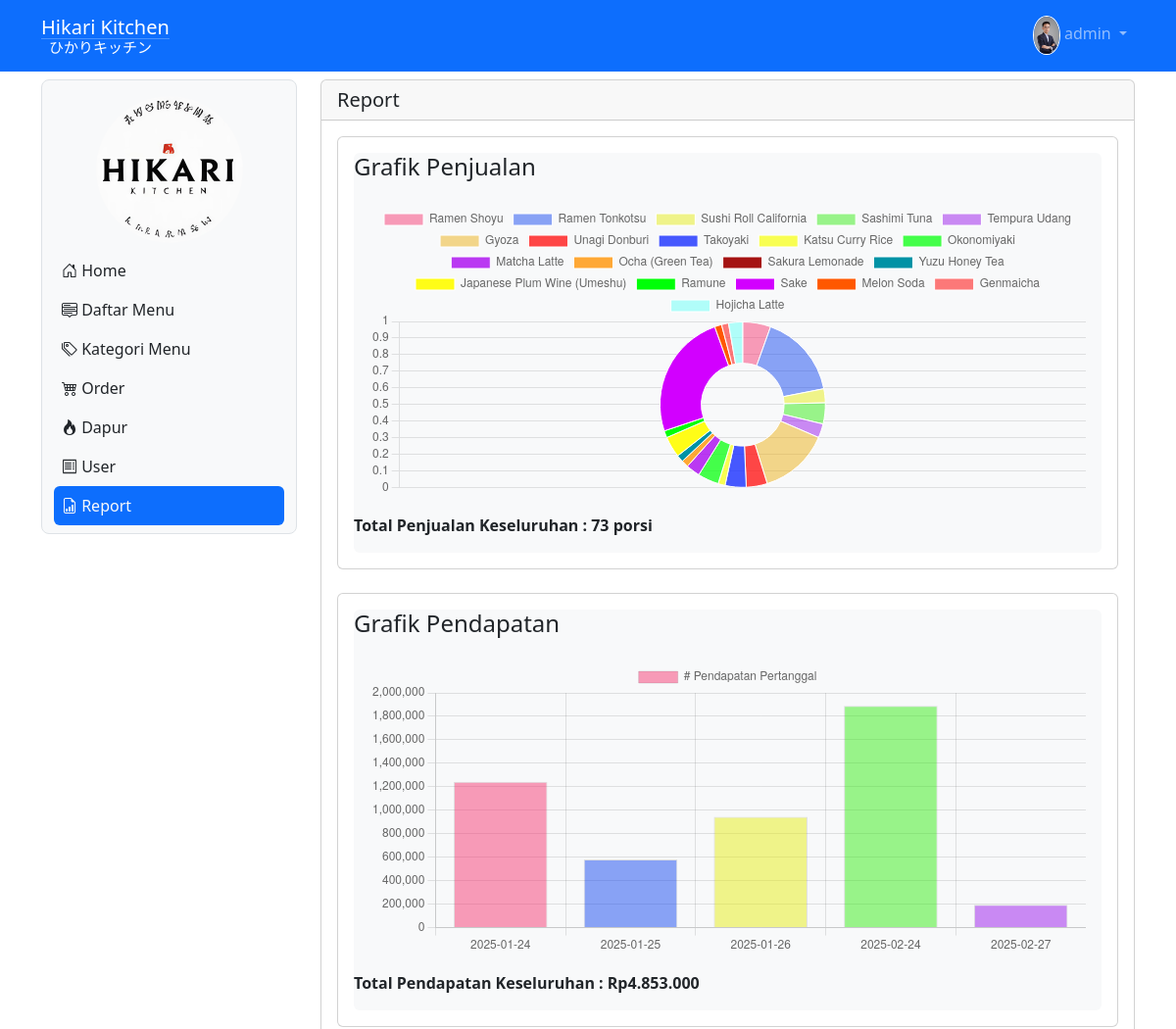
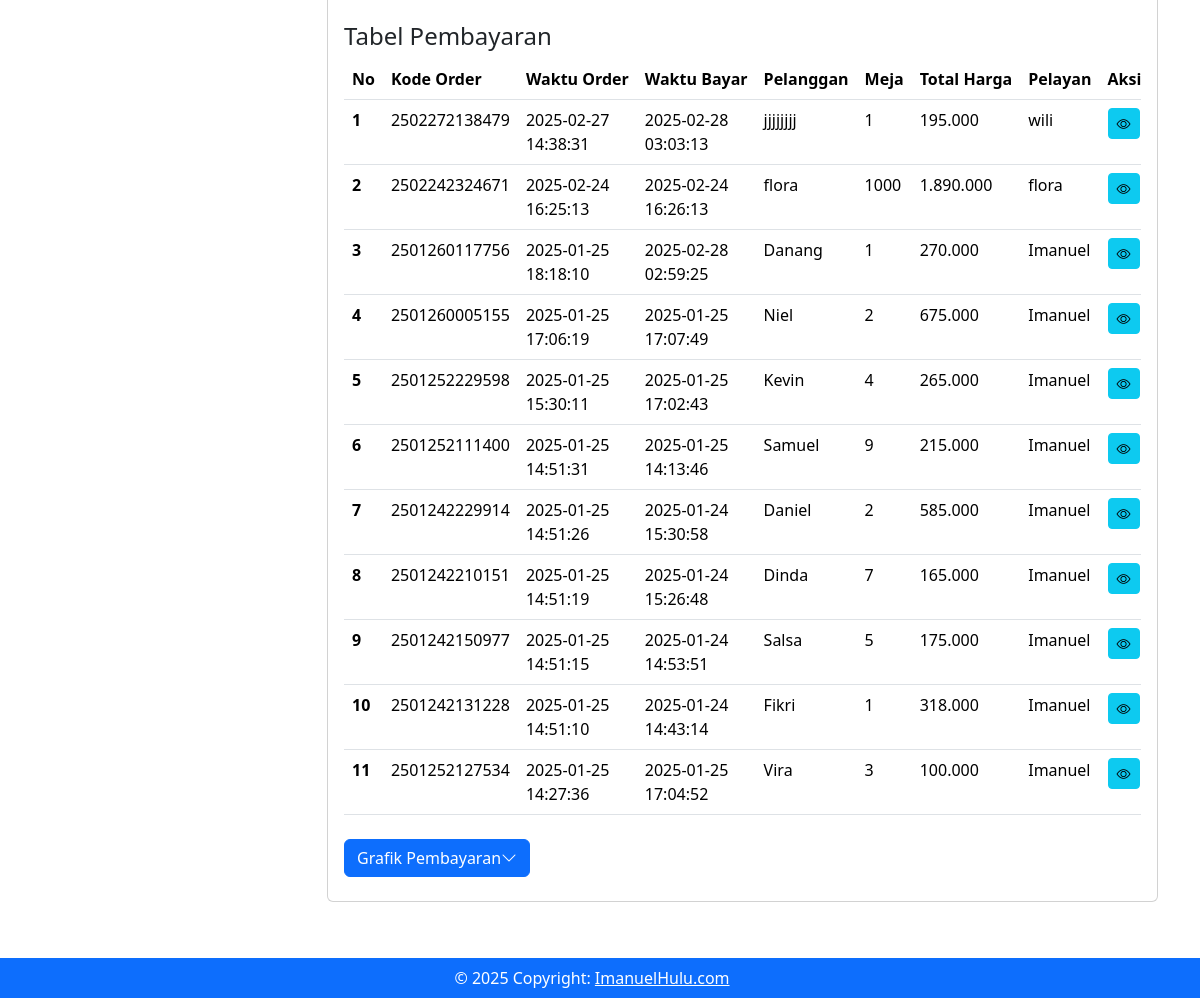
The page /report (signed in) on the database its author committed (2 pictures, top to bottom).
### tables this page shows
CREATE TABLE `tbl_user` (
  `id` int(11) NOT NULL,
  `nama` varchar(200) NOT NULL,
  `username` varchar(200) NOT NULL,
  `level` int(1) NOT NULL,
  `nohp` varchar(15) NOT NULL,
  `alamat` varchar(200) NOT NULL,
  `password` varchar(200) NOT NULL,
  `gambar` varchar(200) NOT NULL
);

CREATE TABLE `tbl_order` (
  `id_order` bigint(20) NOT NULL,
  `pelanggan` varchar(200) NOT NULL,
  `meja` int(11) NOT NULL,
  `id` int(11) NOT NULL,
  `tanggal_order` date NOT NULL DEFAULT current_timestamp(),
  `waktu_order` timestamp NOT NULL DEFAULT current_timestamp() ON UPDATE current_timestamp(),
  `status_pembayaran` varchar(100) NOT NULL
);

CREATE TABLE `tbl_bayar` (
  `id_bayar` bigint(20) NOT NULL,
  `nominal_uang` decimal(10,2) NOT NULL,
  `total_harga` decimal(10,2) NOT NULL,
  `kembalian` decimal(10,2) NOT NULL,
  `tanggal_bayar` date NOT NULL DEFAULT current_timestamp(),
  `waktu_bayar` timestamp NOT NULL DEFAULT current_timestamp() ON UPDATE current_timestamp()
);

### report.php (the view, shortened to what this page needs)
<?php
include('proses/connect.php');
$query = mysqli_query($conn, "SELECT tbl_order.*, tbl_user.*, tbl_bayar.*, SUM(harga*jumlah) as total_harga FROM tbl_order
LEFT JOIN tbl_user ON tbl_order.id = tbl_user.id
LEFT JOIN tbl_list_order ON tbl_list_order.id_order = tbl_order.id_order
LEFT JOIN tbl_daftar_menu ON tbl_list_order.id_menu = tbl_daftar_menu.id_menu
JOIN tbl_bayar ON tbl_order.id_order = tbl_bayar.id_bayar
GROUP BY id_order
ORDER BY waktu_order DESC");
$result = [];
while ($row = mysqli_fetch_assoc($query)) {
  $result[] = $row;
}
?>
<div class="col-lg-9 mt-2 mb-5">
  <div class="card">
    <h5 class="card-header">Report</h5>
    <div class="card-body">
      <div class="row mb-4 gx-4 gy-4">
        <div class="col-md-12">
          <div>
            <div class="card card-body">
            </div>
          </div>
        </div>
        <div class="col-md-12">
          <div>
            <div class="card card-body">
            </div>
          </div>
        </div>
      </div>
      <div class="row">
        <div class="col">
          <h4>Tabel Pembayaran</h4>
          <?php if ($result) { ?>
            <div class="table-responsive">
              <table class="table table-hover" id="example">
                <thead>
                  <tr class="text-nowrap">
                    <th scope="col">No</th>
                    <th scope="col">Kode Order</th>
                    <th scope="col">Waktu Order</th>
                    <th scope="col">Waktu Bayar</th>
                    <th scope="col">Pelanggan</th>
                    <th scope="col">Meja</th>
                    <th scope="col">Total Harga</th>
                    <th scope="col">Pelayan</th>
                    <th scope="col">Aksi</th>
                  </tr>
                </thead>
                <tbody>
                  <?php $i = 1; ?>
                  <?php foreach ($result as $row) { ?>
                    <tr>
                      <th scope="row"><?php echo $i ?></th>
                      <td><?php echo $row['id_order'] ?></td>
                      <td><?php echo $row['waktu_order'] ?></td>
                      <td><?php echo $row['waktu_bayar'] ?></td>
                      <td><?php echo $row['pelanggan'] ?></td>
                      <td><?php echo $row['meja'] ?></td>
                      <td><?php echo number_format($row['total_harga'], 0, ',', '.') ?></td>
                      <td><?php echo $row['nama'] ?></td>
                      <td>
                        <div class="d-flex">
                          <a class="btn btn-info btn-sm me-1"
                            href="./?x=viewitem&order=<?php echo $row['id_order'] ?>&nama_pelanggan=<?php echo $row['pelanggan'] ?>&meja=<?php echo $row['meja'] ?>">
                            <i class="bi bi-eye"></i>
                          </a>
                        </div>
                      </td>
                    </tr>
                    <?php $i++; ?>
                  <?php } ?>
                </tbody>
              </table>
            </div>
          <?php } else { ?>
            <p>Data order menu belum ada</p>
          <?php } ?>
        </div>
      </div>
      <div class="row mb-2">
        <div class="col">
          <button class="btn btn-primary mt-2" type="button" data-bs-toggle="collapse"
            data-bs-target="#collapsegrafikpembayaran" aria-expanded="false" aria-controls="collapseExample">
            Grafik Pembayaran<i class="bi bi-chevron-down"></i>
          </button>
        </div>
      </div>
    </div>

### navbar.php (shortened to what this page needs)
<?php
include('proses/connect.php');
$query = mysqli_query($conn, "SELECT * FROM tbl_user");
?>
<nav class="navbar navbar-expand navbar-dark bg-primary sticky-top">
    <div class="container-lg">
        <a class="navbar-brand d-flex" href=".">
            <div class="">
                <p class="">Hikari Kitchen</p>
                <hr class="" style="margin-top: -20px;">
                <p class="text-align ms-2" style="margin-top: -19px; margin-bottom:0px; font-size:15px;">ひかりキッチン</p>
            </div>
        </a>
        <div class="collapse navbar-collapse justify-content-end" id="navbarNavDropdown">
            <ul class="navbar-nav">
                <li class="nav-item dropdown d-flex">
                    <a class="nav-link dropdown-toggle" href="#" role="button" data-bs-toggle="dropdown"
                        aria-expanded="false">
                        <div class="d-inline-block">
                            <img src="assets/img/user/<?php echo $result['gambar']; ?>" alt="" width="100%"
                                height="40px" style="border-radius: 50%; border: 1px solid #FFF">
                        </div>
                        <?php echo $result['nama']; ?>
                    </a>
                </li>
            </ul>
        </div>
    </div>
</nav>

### rows shown on the page
tbl_user: gambar (picture), nama "admin"
tbl_order: id_order "2502272138479", waktu_order "2025-02-27 14:38:31", tbl_bayar.waktu_bayar "2025-02-28 03:03:13", pelanggan "jjjjjjjj", meja "1", total_harga "195.000", id.nama "wili"
tbl_order: id_order "2502242324671", waktu_order "2025-02-24 16:25:13", tbl_bayar.waktu_bayar "2025-02-24 16:26:13", pelanggan "flora", meja "1000", total_harga "1.890.000", id.nama "flora"
tbl_order: id_order "2501260117756", waktu_order "2025-01-25 18:18:10", tbl_bayar.waktu_bayar "2025-02-28 02:59:25", pelanggan "Danang", meja "1", total_harga "270.000", id.nama "Imanuel"
tbl_order: id_order "2501260005155", waktu_order "2025-01-25 17:06:19", tbl_bayar.waktu_bayar "2025-01-25 17:07:49", pelanggan "Niel", meja "2", total_harga "675.000", id.nama "Imanuel"
tbl_order: id_order "2501252229598", waktu_order "2025-01-25 15:30:11", tbl_bayar.waktu_bayar "2025-01-25 17:02:43", pelanggan "Kevin", meja "4", total_harga "265.000", id.nama "Imanuel"
tbl_order: id_order "2501252111400", waktu_order "2025-01-25 14:51:31", tbl_bayar.waktu_bayar "2025-01-25 14:13:46", pelanggan "Samuel", meja "9", total_harga "215.000", id.nama "Imanuel"
tbl_order: id_order "2501242229914", waktu_order "2025-01-25 14:51:26", tbl_bayar.waktu_bayar "2025-01-24 15:30:58", pelanggan "Daniel", meja "2", total_harga "585.000", id.nama "Imanuel"
tbl_order: id_order "2501242210151", waktu_order "2025-01-25 14:51:19", tbl_bayar.waktu_bayar "2025-01-24 15:26:48", pelanggan "Dinda", meja "7", total_harga "165.000", id.nama "Imanuel"
tbl_order: id_order "2501242150977", waktu_order "2025-01-25 14:51:15", tbl_bayar.waktu_bayar "2025-01-24 14:53:51", pelanggan "Salsa", meja "5", total_harga "175.000", id.nama "Imanuel"
tbl_order: id_order "2501242131228", waktu_order "2025-01-25 14:51:10", tbl_bayar.waktu_bayar "2025-01-24 14:43:14", pelanggan "Fikri", meja "1", total_harga "318.000", id.nama "Imanuel"
tbl_order: id_order "2501252127534", waktu_order "2025-01-25 14:27:36", tbl_bayar.waktu_bayar "2025-01-25 17:04:52", pelanggan "Vira", meja "3", total_harga "100.000", id.nama "Imanuel"

### other values the page prints
$total_penjualan "73"
$total_pendapatan_keseluruhan "4.853.000"
chart data {{ $string_jumlah_pembelian }} 4,12,2,3,2,10,3,3,1,3,2,1,,1,3,1,18,1,1,2
chart data {{ $string_tanggal }} '2025-01-24','2025-01-25','2025-01-26','2025-02-24','2025-02-27'
chart data {{ $string_jumlah_pendapatan_pertanggal }} 1243000.00,580000.00,945000.00,1890000.00,195000.00
